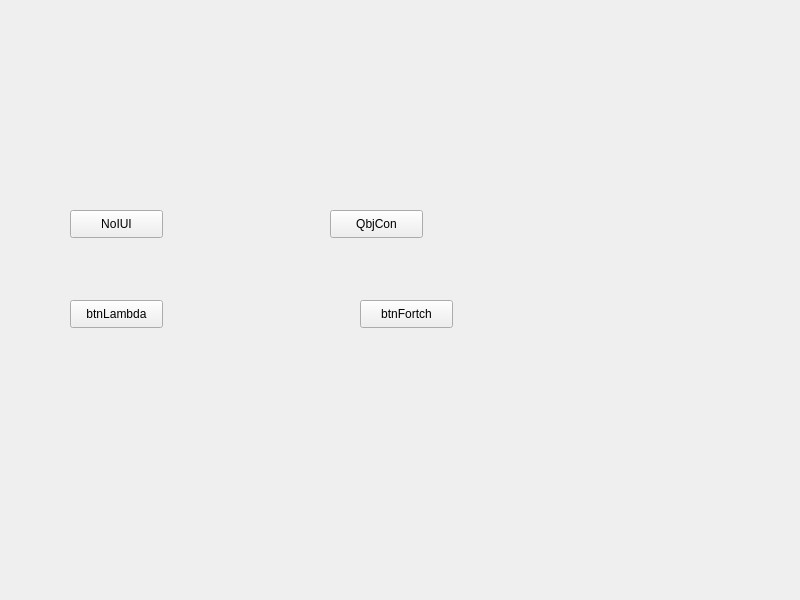
<?xml version="1.0" encoding="UTF-8"?>
<ui version="4.0">
 <class>Widget</class>
 <widget class="QWidget" name="Widget">
  <property name="geometry">
   <rect>
    <x>0</x>
    <y>0</y>
    <width>800</width>
    <height>600</height>
   </rect>
  </property>
  <property name="windowTitle">
   <string>Widget</string>
  </property>
  <widget class="QPushButton" name="btnui">
   <property name="geometry">
    <rect>
     <x>70</x>
     <y>210</y>
     <width>93</width>
     <height>28</height>
    </rect>
   </property>
   <property name="text">
    <string>NoIUI</string>
   </property>
  </widget>
  <widget class="QPushButton" name="btnCon">
   <property name="geometry">
    <rect>
     <x>330</x>
     <y>210</y>
     <width>93</width>
     <height>28</height>
    </rect>
   </property>
   <property name="text">
    <string>QbjCon</string>
   </property>
  </widget>
  <widget class="QPushButton" name="btnLambda">
   <property name="geometry">
    <rect>
     <x>70</x>
     <y>300</y>
     <width>93</width>
     <height>28</height>
    </rect>
   </property>
   <property name="text">
    <string>btnLambda</string>
   </property>
  </widget>
  <widget class="QPushButton" name="btnFortch">
   <property name="geometry">
    <rect>
     <x>360</x>
     <y>300</y>
     <width>93</width>
     <height>28</height>
    </rect>
   </property>
   <property name="text">
    <string>btnFortch</string>
   </property>
  </widget>
 </widget>
 <resources/>
 <connections/>
</ui>
